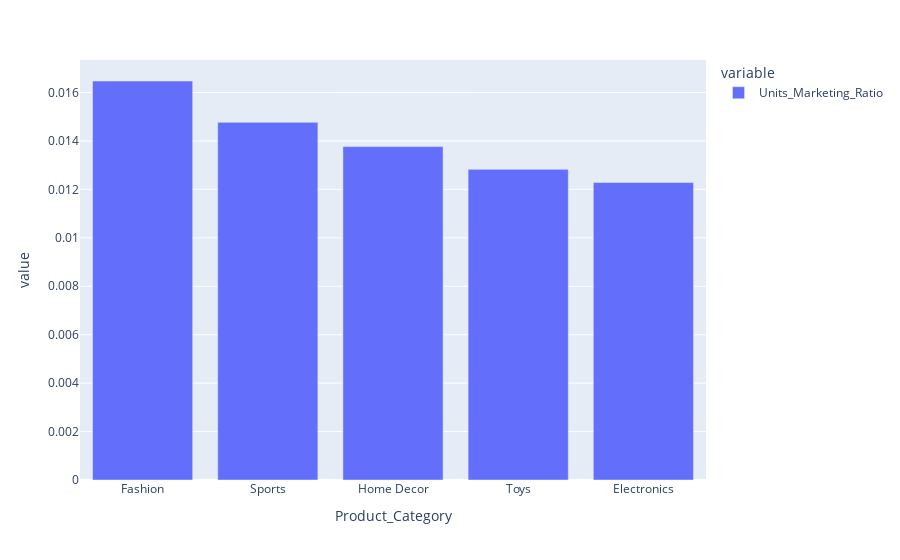

Source (notebook cell):
### Code cell
px.bar(data_frame=df_ratio_category)

### Figure 1 — Plotly figure (JSON) as saved in the notebook; plotly's stock layout.template omitted (floating-point values rounded to 4 significant figures)
{"data": [{"alignmentgroup": "True", "hovertemplate": "variable=Units_Marketing_Ratio<br>Product_Category=%{x}<br>value=%{y}<extra></extra>", "legendgroup": "Units_Marketing_Ratio", "marker": {"color": "#636efa", "pattern": {"shape": ""}}, "name": "Units_Marketing_Ratio", "offsetgroup": "Units_Marketing_Ratio", "orientation": "v", "showlegend": true, "textposition": "auto", "type": "bar", "x": ["Fashion", "Sports", "Home Decor", "Toys", "Electronics"], "xaxis": "x", "y": [0.01648, 0.01477, 0.01377, 0.01283, 0.01228], "yaxis": "y"}], "layout": {"barmode": "relative", "legend": {"title": {"text": "variable"}, "tracegroupgap": 0}, "margin": {"t": 60}, "xaxis": {"anchor": "y", "domain": [0, 1], "title": {"text": "Product_Category"}}, "yaxis": {"anchor": "x", "domain": [0, 1], "title": {"text": "value"}}}}
